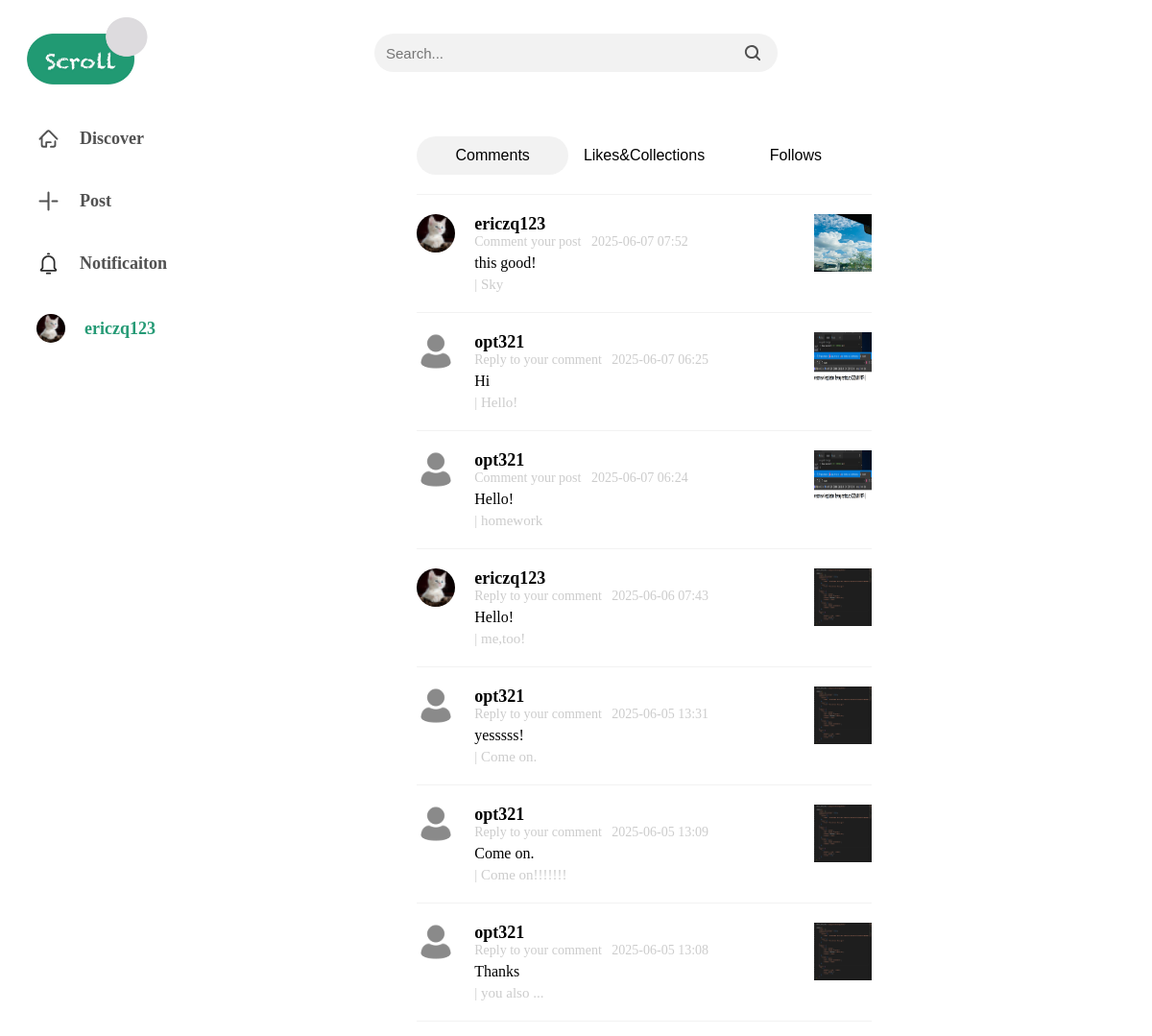
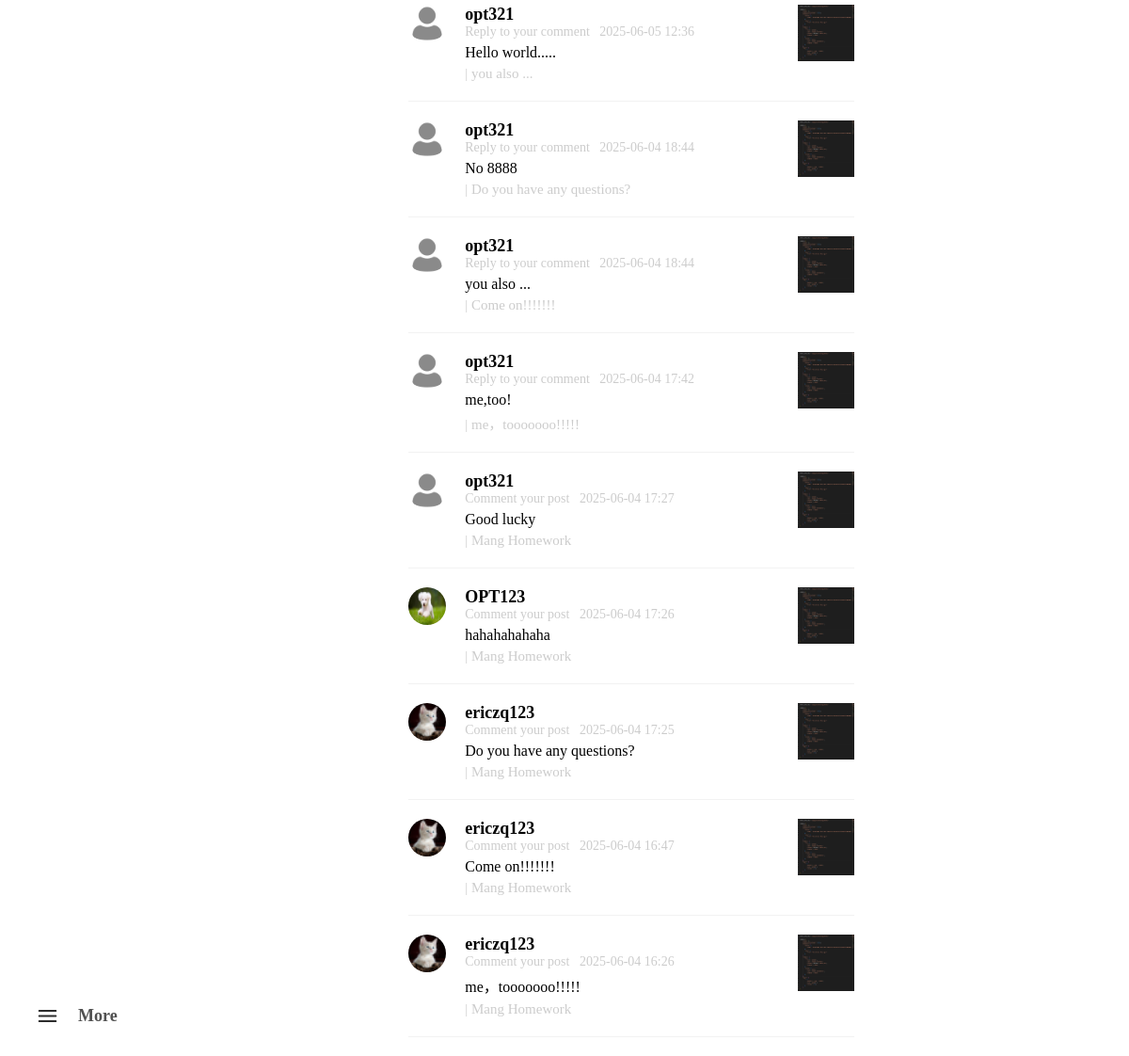
Page /notification (signed in) on the committed database (2 pictures, top to bottom).
### scroll_app/models/models.py (models this page shows, shortened)
class CustomUser(AbstractUser):
    user_id = models.AutoField(primary_key=True)  # 用户ID
    email = models.EmailField(unique=True)       # 邮箱（唯一）
    avatar = models.ImageField(upload_to='avatars/', blank=True,null=True, default='avatars/user.png')  # 头像
    bio = models.TextField(blank=True, null=True)  # 个人说明
    USERNAME_FIELD = 'email'  # 使用邮箱作为登录字段
    REQUIRED_FIELDS = ['username']  # 必填字段
    groups = models.ManyToManyField(
        Group,
        verbose_name='groups',
        blank=True,
        help_text='The groups this user belongs to.',
        related_name='customuser_set',  # 自定义反向关联名称
        related_query_name='customuser',
    )
    user_permissions = models.ManyToManyField(
        Permission,
        verbose_name='user permissions',
        blank=True,
        help_text='Specific permissions for this user.',
        related_name='customuser_set',  # 自定义反向关联名称
        related_query_name='customuser',
    )

class Comment(models.Model):
    comment_id = models.AutoField(primary_key=True)  # 评论ID
    content = models.TextField()  # 内容
    author = models.ForeignKey(CustomUser, on_delete=models.CASCADE, related_name='comments')  # 作者
    post = models.ForeignKey(Post, on_delete=models.CASCADE, related_name='comments')  # 文章
    parent_comment = models.ForeignKey('self', on_delete=models.CASCADE, related_name='children_comments', null=True, blank=True)  # 父评论
    created_at = models.DateTimeField(auto_now_add=True)  # 创建时间
    updated_at = models.DateTimeField(auto_now=True)  # 更新时间

class Post(models.Model):
    post_id = models.AutoField(primary_key=True)  # 文章ID
    title = models.CharField(max_length=100)  # 标题
    content = models.TextField()  # 内容
    author = models.ForeignKey(CustomUser, on_delete=models.CASCADE, related_name='posts')  # 作者
    is_public = models.BooleanField(default=True)  # 是否公开
    is_commentable = models.BooleanField(default=True)  # 是否可评论
    created_at = models.DateTimeField(auto_now_add=True)  # 创建时间
    updated_at = models.DateTimeField(auto_now=True)  # 更新时间

class PostImage(models.Model):
    post = models.ForeignKey(Post, related_name='images', on_delete=models.CASCADE)
    image = models.ImageField(
        upload_to=user_directory_path,
        blank=True,
        null=True)

### scroll_app/views/views.py (the view)
# urls.py: path('notification', views.notification_view, name='notification'),
def notification_view(request):
    user_posts = Post.objects.filter(author=request.user).order_by('-created_at')
    comments = Comment.objects.filter(post__in=user_posts).order_by('-created_at')
    likes = LikesPost.objects.filter(post__in=user_posts).annotate(action_type=Value('like', output_field=CharField()))
    collects = CollectPost.objects.filter(post__in=user_posts).annotate(action_type=Value('collect', output_field=CharField()))
    combined = sorted(
        chain(likes, collects),
        key=lambda x: x.created_at,
        reverse=True
    )
    follows = flowsUser.objects.filter(following=request.user).order_by('-created_at')
    print(follows)
    return render(request, 'notification.html', {'comments': comments, 'combined': combined, 'follows': follows})

### scroll_app/models/models.py (called while the page is built)
    def __str__(self):
        return f"Follow by {self.follower.username} on {self.following.username}"

### templates/notification.html (shortened to what this page needs)
{% extends "base.html" %}
{% load static %}
{% block notify %}
<div class="notify-container">
    <div class="notify-header">
        <button id="comments-btn" style="background-color: #f2f2f2;">Comments</button>
        <button id="likes-btn">Likes&Collections</button>
        <button id="follows-btn">Follows</button>
    </div>
    <div class="notify-content" >
        <div id="notify-comments">
            {% for comment in comments %}
            <div class="notify-comment">
                <img src="{{comment.author.avatar.url}}" alt="user-image">
                <div class="notify-comment-content">
                    <p>{{comment.author.username}}</p>
                    {% if not comment.parent_comment %}
                    <p>Comment your post &nbsp; <span>{{comment.created_at|date:"Y-m-d H:i"}}</span></p>
                    <p>{{comment.content}}</p>
                    <p>| {{comment.post.title|truncatechars:50}}</p>
                    {% else %}
                    <p>Reply to your comment &nbsp; <span>{{comment.created_at|date:"Y-m-d H:i"}}</span></p>
                    <p>{{comment.content}}</p>
                    <p>| {{comment.parent_comment.content|truncatechars:35}}</p>
                    {% endif %}
                </div>
                {% with first_image=comment.post.images.all|first %}
                <img src="{{first_image.image.url}}" alt="post-image">
                {% endwith %}
            </div>
            {% endfor %}
        </div>
    </div>
</div>
{% endblock %}

### templates/nav.html (shortened to what this page needs)
{% load static %}
<div class="nav_container">
    <ul>
        <li class="nav-item" data-url="{% url 'home' %}">
                    <img src="{% static 'img/logo/discover.svg' %}" alt="Discover">
                    <span>Discover</span>
                </li>
        <li class="nav-item" data-url="{% if request.user.is_authenticated %}{% url 'sendPost' %}{% else %}{% url 'login' %}{% endif %}">
                    <img src="{% static 'img/logo/post.svg' %}" alt="post">
                    <span>Post</span>
                </li>
        <li class="nav-item" data-url="{% if request.user.is_authenticated %}{% url 'notification' %}{% else %}{% url 'login' %}{% endif %}"><img src="{% static 'img/logo/notificaiton.svg' %}" alt="notificaiton">
                    <span>Notificaiton</span>
                </li>
         {% if user.is_authenticated %}
         <li class="nav-item" data-url="{% url 'profile' %}">
                     {% if user.avatar != None %}
                        <img id="account_icon" src="{{ user.avatar.url }}" alt="account">
                     {% else %}
                        <img id="account_icon" src="{% static 'img/logo/user.png' %}" alt="account">
                     {% endif %}
                    <span style="color: #259A75;" >{{ user.username }}</span>
                </li>
         {% else %}
        <li class="nav-item" id="login_li" data-url="{% url 'login' %}">
                    <span style="color: white;">Login</span>
                </li>
        {% endif %}
        <li class="nav-item" id="more_li"><a id="more_icon" href="#">
            <img src="{% static 'img/logo/more.svg' %}" alt="more">
                    <span>More</span>
        </a></li>
    </ul>
</div>

### templates/nav.html (style rules this page uses)
.nav_container { margin-top: 20px; padding: 0 20px 0px 20px; height: 100%; width: 220px; z-index: 1; }
.nav_container ul { list-style: none; margin: 0; padding: 0; }
.nav_container li { margin: 20px 0; border-radius: 50px; padding: 10px; display: flex; align-items: center; }
.nav_container li img { height: 25px; width: 25px; margin-right: 20px; }
.nav_container ul li a { text-decoration: none; display: flex; align-items: center; }
.nav_container li span { font-size: 18px; font-weight: bolder; color: #515151; }
#account_icon { width: 30px; height: 30px; margin-right: 20px; border-radius: 50%; }
#more_li { position: fixed; bottom: 0px; width: 200px; }

### templates/notification.html (style rules this page uses)
p { margin: 0px; }
.notify-container { display: flex; flex-direction: column; margin-left: 20%; width: 50%; margin-top: 20px; }
.notify-header { padding-bottom: 20px; border-bottom: 1px solid #f2f2f2; width: 100%; display: flex; justify-content: space-around; align-items: center; }
.notify-header button { height: 40px; width: 160px; border-radius: 40px; border: none; font-size: 16px; background-color: white; }
.notify-comment { display: flex; margin-top: 20px; padding-bottom: 20px; border-bottom: 1.5px solid #f2f2f2; }
.notify-comment img:first-child { height: 40px; width: 40px; border-radius: 50%; }
.notify-comment-content { margin-left: 20px; }
.notify-comment-content p:nth-child(1) { font-weight: bold; font-size: 18px; }
.notify-comment-content p:nth-child(2) { color: #ccc; font-size: 14px; }
.notify-comment-content p:nth-child(3) { margin-top: 5px; font-size: 16px; }
.notify-comment-content p:nth-child(4) { margin-top: 5px; font-size: 15px; color: #ccc; }
.notify-comment img:last-child { width: 60px; height: 60px; margin-left: auto; }

### rows in the picture
CustomUser: avatar (picture), username "ericzq123"
Comment: author.avatar (picture), author.username "ericzq123", created_at "2025-06-07 07:52", content "this good!", post "Sky", post.images.image (picture)
Comment: author.avatar (placeholder picture), author.username "opt321", created_at "2025-06-07 06:25", content "Hi", parent_comment.content "Hello!", post.images.image (picture)
Comment: author.avatar (placeholder picture), author.username "opt321", created_at "2025-06-07 06:24", content "Hello!", post "homework", post.images.image (picture)
Comment: author.avatar (picture), author.username "ericzq123", created_at "2025-06-06 07:43", content "Hello!", parent_comment.content "me,too!", post.images.image (picture)
Comment: author.avatar (placeholder picture), author.username "opt321", created_at "2025-06-05 13:31", content "yesssss!", parent_comment.content "Come on.", post.images.image (picture)
Comment: author.avatar (placeholder picture), author.username "opt321", created_at "2025-06-05 13:09", content "Come on.", parent_comment.content "Come on!!!!!!!", post.images.image (picture)
Comment: author.avatar (placeholder picture), author.username "opt321", created_at "2025-06-05 13:08", content "Thanks", parent_comment.content "you also ...", post.images.image (picture)
Comment: author.avatar (placeholder picture), author.username "opt321", created_at "2025-06-05 12:36", content "Hello world.....", parent_comment.content "you also ...", post.images.image (picture)
Comment: author.avatar (placeholder picture), author.username "opt321", created_at "2025-06-04 18:44", content "No 8888", parent_comment.content "Do you have any questions?", post.images.image (picture)
Comment: author.avatar (placeholder picture), author.username "opt321", created_at "2025-06-04 18:44", content "you also ...", parent_comment.content "Come on!!!!!!!", post.images.image (picture)
Comment: author.avatar (placeholder picture), author.username "opt321", created_at "2025-06-04 17:42", content "me,too!", parent_comment.content "me，tooooooo!!!!!", post.images.image (picture)
Comment: author.avatar (placeholder picture), author.username "opt321", created_at "2025-06-04 17:27", content "Good lucky", post "Mang Homework", post.images.image (picture)
Comment: author.avatar (picture), author.username "OPT123", created_at "2025-06-04 17:26", content "hahahahahaha", post "Mang Homework", post.images.image (picture)
Comment: author.avatar (picture), author.username "ericzq123", created_at "2025-06-04 17:25", content "Do you have any questions?", post "Mang Homework", post.images.image (picture)
Comment: author.avatar (picture), author.username "ericzq123", created_at "2025-06-04 16:47", content "Come on!!!!!!!", post "Mang Homework", post.images.image (picture)
Comment: author.avatar (picture), author.username "ericzq123", created_at "2025-06-04 16:26", content "me，tooooooo!!!!!", post "Mang Homework", post.images.image (picture)
